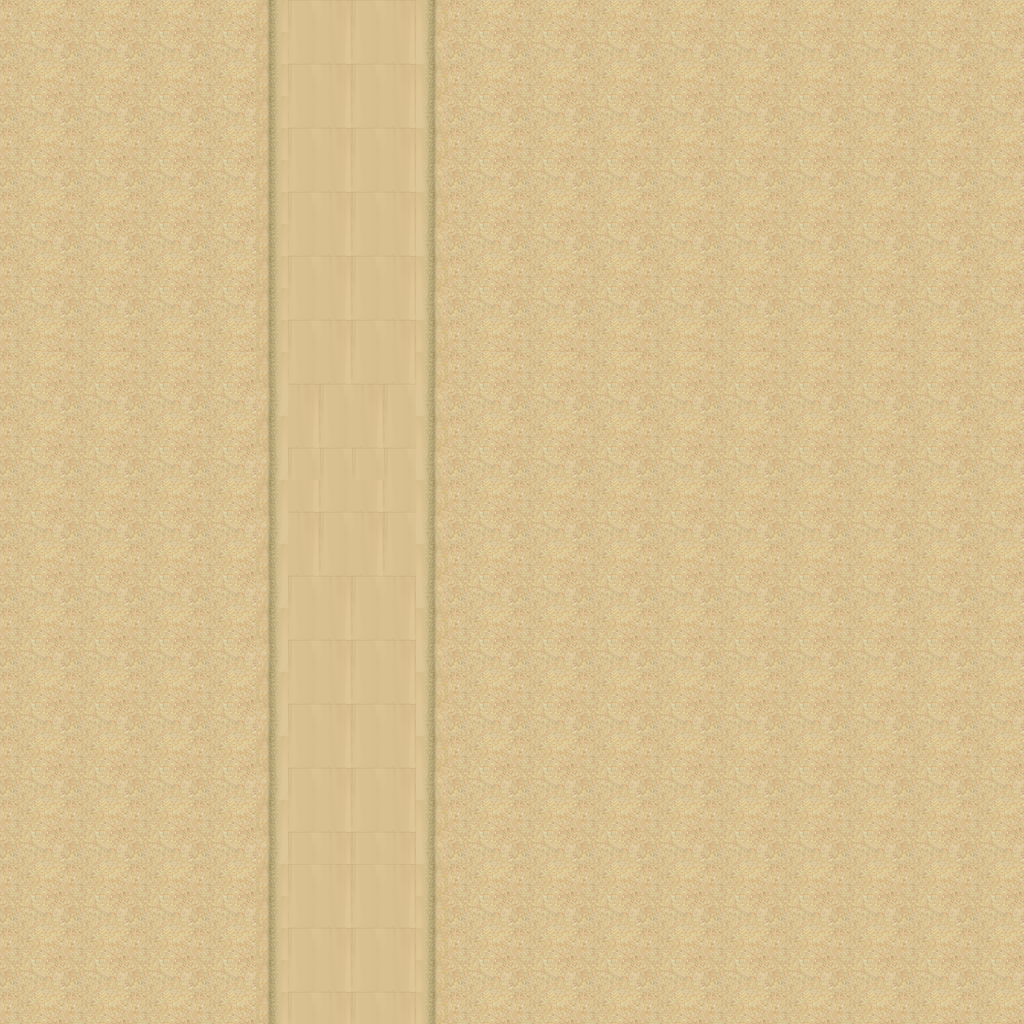

The image is a tile-based game level rendered from a .tmx file. Its description and source (layers, tilesets, objects; grid data summarised) follow:
An orthogonal 32x32 tile map with 32x32 px tiles, 1 tile layer (Tilelaag 1).

<map version="1.0" orientation="orthogonal" renderorder="right-down" width="32" height="32" tilewidth="32" tileheight="32" nextobjectid="1">
 <tileset firstgid="1" name="desert_2" tilewidth="32" tileheight="32" spacing="1" tilecount="48">
  <image source="../Images/map/desert_2.png" width="263" height="197" />
 </tileset>
 <layer name="Tilelaag 1" width="32" height="32">
  <data>[1024 cells, 1024 non-empty, 12 distinct tile ids]</data>
 </layer>
</map>
